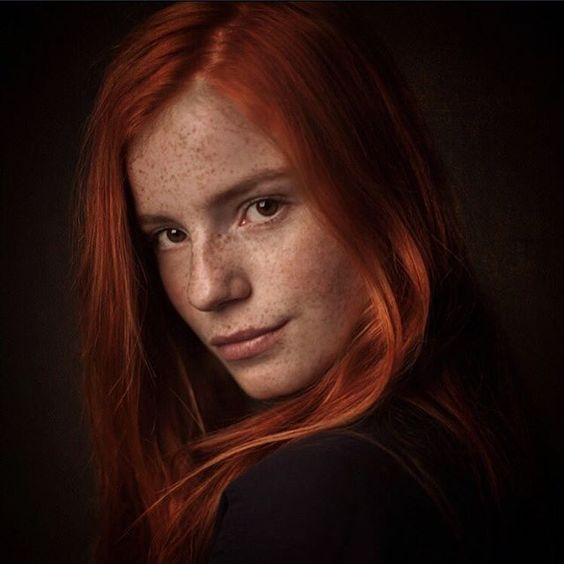
#> input picture OpenCVT/img.jpg, 564 x 564 px; the run also reads 1 picture not shown here
$ python t6.py
#> lines starting #> are read from the running program, lines starting #| are printed output that depends on the picture; after the words box and inside, x2 and y2 are one past the last pixel; in counts of white or black regions, pixels touching at a corner belong together
# basic

import cv2
import numpy as np

# ----------------
#      PIXELS
# ----------------
img = cv2.imread('img.jpg')
#> img is the input picture: shape (564, 564, 3); mean B, G, R 18, 23.7, 47.6
# select pixel by position (row, column)
# returning as its BGR values
px = img[100, 100]
#> px = [24, 33, 67]

# access only Blue/Green/Red (0, 1, 2) value
px = img[100, 100, 1] # returns Green value
#> px = 33

# modifying pixels
img[100, 100] = [255, 255, 255]
#> img: shape (564, 564, 3); under 0.01% of pixels changed, all inside (x1, y1, x2, y2) = (100, 100, 101, 101)

# better pixels modifying
# accessing Red value
img.item(10, 10, 2)

# modyfing Red value
img. itemset((10, 10, 2), 100)
#> img: shape (564, 564, 3); mean B, G, R 18, 23.7, 47.6
img.item(10, 10, 2) # will return 100

# ----------------
# IMAGE PROPERTIES
# ----------------

print(img.shape) #  returns a tuple of nr of rows, columns and chanel
#| (564, 564, 3)
print(img.size)  # gives total number of pixels
#| 954288
print(img.dtype) # gives datatype. here it's uint8
#| uint8

# ----------------
#       ROI
# ----------------

# copying and pasting an eye
eye = img[185:220, 225:295]
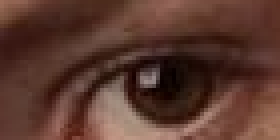
#> eye: shape (35, 70, 3) (shown 4 times larger); mean B, G, R 46.8, 57.3, 91.2
img[120:155,145:215] = eye
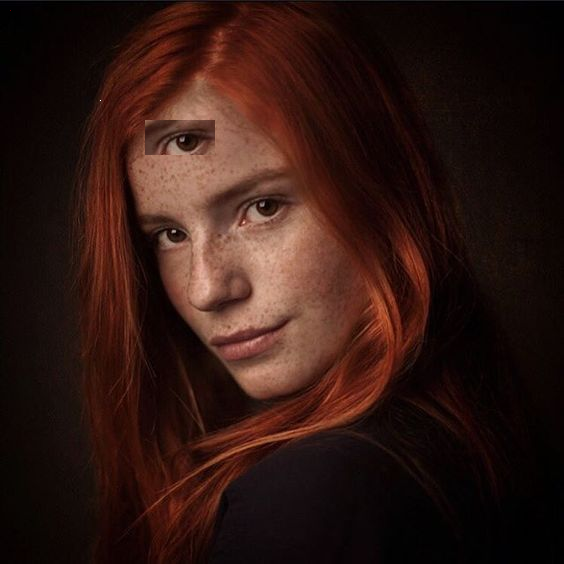
#> img: shape (564, 564, 3); mean B, G, R 17.6, 23.3, 47


# ------------------
#      CHANNELS
# ------------------

b, g, r =cv2.split(img)
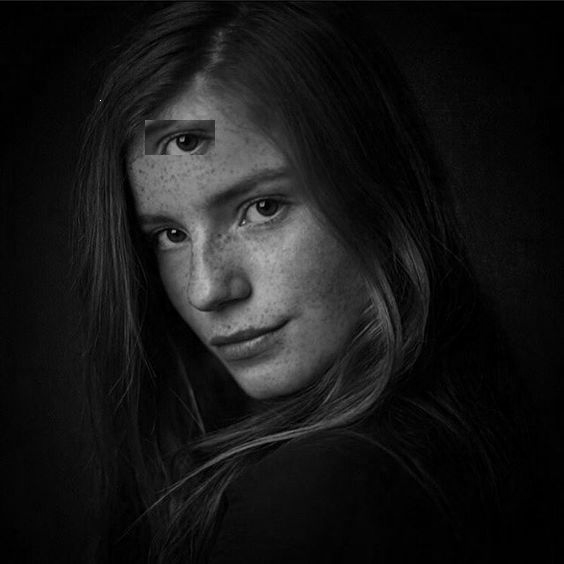
#> g: shape (564, 564); min 0, max 255, mean 23.3
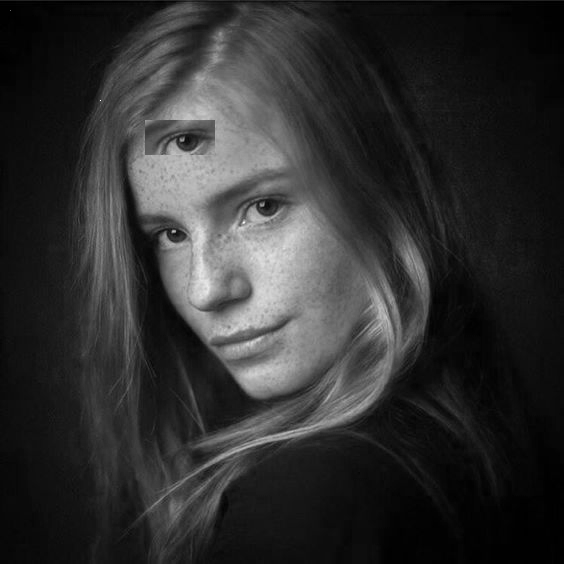
#> r: shape (564, 564); min 0, max 255, mean 47
img = cv2.merge((b, g, r))
# b = img[:, :, 0]
img[:, :, 2] = 0 # all red pixels to 0
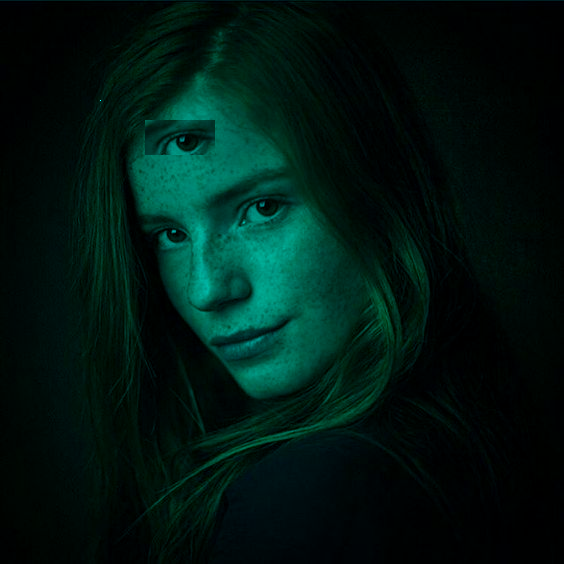
#> img: shape (564, 564, 3); mean B, G, R 17.6, 23.3, 0


# ------------------
#     BORDERS
# ------------------

from matplotlib import pyplot as plt

BLUE = [255, 0, 0]

img1 = cv2.imread('imgC.jpg')

replicate = cv2.copyMakeBorder(img1, 10, 10, 10, 10, cv2.BORDER_REPLICATE)
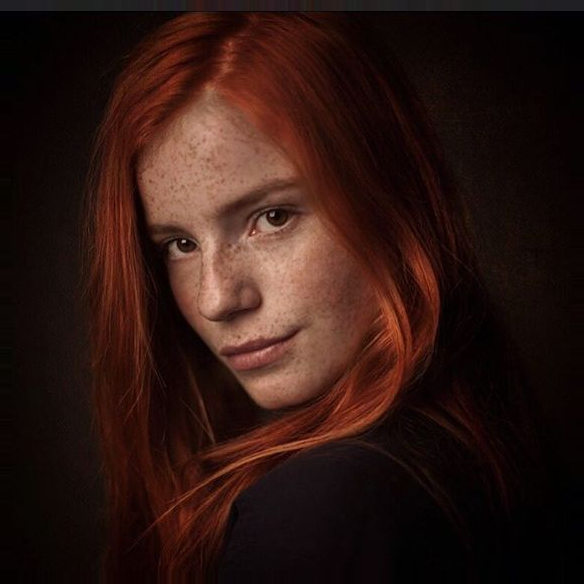
#> replicate: shape (584, 584, 3); mean B, G, R 17.5, 22.8, 45.4
reflect = cv2.copyMakeBorder(img1, 10, 10, 10, 10, cv2.BORDER_REFLECT)
reflect101 = cv2.copyMakeBorder(img1, 10, 10, 10, 10, cv2.BORDER_REFLECT_101)
wrap = cv2.copyMakeBorder(img1, 10, 10, 10, 10, cv2.BORDER_WRAP)
constant = cv2.copyMakeBorder(img1, 10, 10, 10, 10, cv2.BORDER_CONSTANT, value=BLUE)
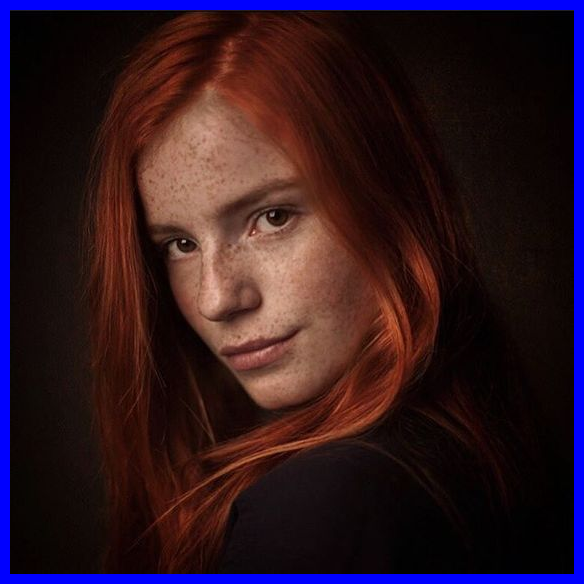
#> constant: shape (584, 584, 3); mean B, G, R 34, 22.1, 44.4


plt.subplot(231),plt.imshow(img1, 'gray'), plt.title('ORIGINAL')
plt.subplot(232),plt.imshow(replicate, 'gray'), plt.title('REPLICATE')
plt.subplot(233),plt.imshow(reflect, 'gray'), plt.title('REFLECT')
plt.subplot(234),plt.imshow(reflect101, 'gray'), plt.title('REFLECT101')
plt.subplot(235),plt.imshow(wrap, 'gray'), plt.title('WRAP')
plt.subplot(236),plt.imshow(constant, 'gray'), plt.title('CONSTANT')

plt.show()
#> figure, not shown here; B, G, R data is drawn as R, G, B


while True:
    cv2.imshow('img', img)
    if cv2.waitKey(1) & 0xFF == ord('q'):
#> (key q is pressed here)
        break

cv2.destroyAllWindows()
